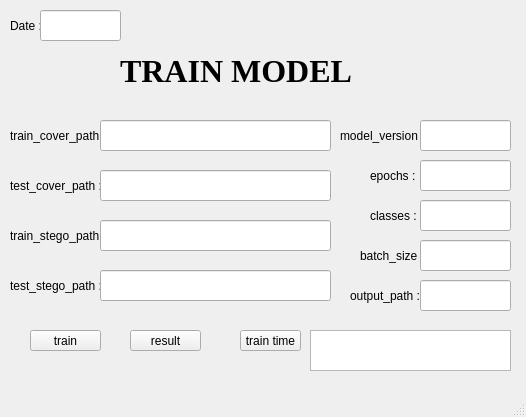
<?xml version="1.0" encoding="UTF-8"?>
<ui version="4.0">
 <class>MainWindow</class>
 <widget class="QMainWindow" name="MainWindow">
  <property name="geometry">
   <rect>
    <x>0</x>
    <y>0</y>
    <width>526</width>
    <height>417</height>
   </rect>
  </property>
  <property name="windowTitle">
   <string>MainWindow</string>
  </property>
  <widget class="QWidget" name="centralwidget">
   <widget class="QLabel" name="label">
    <property name="geometry">
     <rect>
      <x>120</x>
      <y>20</y>
      <width>241</width>
      <height>101</height>
     </rect>
    </property>
    <property name="font">
     <font>
      <family>Times New Roman</family>
      <pointsize>24</pointsize>
      <weight>75</weight>
      <bold>true</bold>
     </font>
    </property>
    <property name="text">
     <string>TRAIN MODEL</string>
    </property>
   </widget>
   <widget class="QLabel" name="label_3">
    <property name="geometry">
     <rect>
      <x>10</x>
      <y>120</y>
      <width>91</width>
      <height>31</height>
     </rect>
    </property>
    <property name="text">
     <string>train_cover_path :</string>
    </property>
   </widget>
   <widget class="QLabel" name="label_4">
    <property name="geometry">
     <rect>
      <x>10</x>
      <y>170</y>
      <width>91</width>
      <height>31</height>
     </rect>
    </property>
    <property name="text">
     <string>test_cover_path :</string>
    </property>
   </widget>
   <widget class="QLabel" name="label_5">
    <property name="geometry">
     <rect>
      <x>10</x>
      <y>220</y>
      <width>91</width>
      <height>31</height>
     </rect>
    </property>
    <property name="text">
     <string>train_stego_path :</string>
    </property>
   </widget>
   <widget class="QLabel" name="label_6">
    <property name="geometry">
     <rect>
      <x>10</x>
      <y>270</y>
      <width>91</width>
      <height>31</height>
     </rect>
    </property>
    <property name="text">
     <string>test_stego_path :</string>
    </property>
   </widget>
   <widget class="QLineEdit" name="ctrp">
    <property name="geometry">
     <rect>
      <x>100</x>
      <y>120</y>
      <width>231</width>
      <height>31</height>
     </rect>
    </property>
   </widget>
   <widget class="QLineEdit" name="ctep">
    <property name="geometry">
     <rect>
      <x>100</x>
      <y>170</y>
      <width>231</width>
      <height>31</height>
     </rect>
    </property>
   </widget>
   <widget class="QLineEdit" name="strp">
    <property name="geometry">
     <rect>
      <x>100</x>
      <y>220</y>
      <width>231</width>
      <height>31</height>
     </rect>
    </property>
   </widget>
   <widget class="QLineEdit" name="step">
    <property name="geometry">
     <rect>
      <x>100</x>
      <y>270</y>
      <width>231</width>
      <height>31</height>
     </rect>
    </property>
   </widget>
   <widget class="QLabel" name="label_7">
    <property name="geometry">
     <rect>
      <x>340</x>
      <y>120</y>
      <width>91</width>
      <height>31</height>
     </rect>
    </property>
    <property name="text">
     <string>model_version :</string>
    </property>
   </widget>
   <widget class="QLineEdit" name="model_version">
    <property name="geometry">
     <rect>
      <x>420</x>
      <y>120</y>
      <width>91</width>
      <height>31</height>
     </rect>
    </property>
   </widget>
   <widget class="QLabel" name="label_8">
    <property name="geometry">
     <rect>
      <x>370</x>
      <y>160</y>
      <width>91</width>
      <height>31</height>
     </rect>
    </property>
    <property name="text">
     <string>epochs :</string>
    </property>
   </widget>
   <widget class="QLineEdit" name="epochs">
    <property name="geometry">
     <rect>
      <x>420</x>
      <y>160</y>
      <width>91</width>
      <height>31</height>
     </rect>
    </property>
   </widget>
   <widget class="QLabel" name="label_9">
    <property name="geometry">
     <rect>
      <x>370</x>
      <y>200</y>
      <width>91</width>
      <height>31</height>
     </rect>
    </property>
    <property name="text">
     <string>classes :</string>
    </property>
   </widget>
   <widget class="QLineEdit" name="classes">
    <property name="geometry">
     <rect>
      <x>420</x>
      <y>200</y>
      <width>91</width>
      <height>31</height>
     </rect>
    </property>
   </widget>
   <widget class="QLabel" name="label_10">
    <property name="geometry">
     <rect>
      <x>360</x>
      <y>240</y>
      <width>91</width>
      <height>31</height>
     </rect>
    </property>
    <property name="text">
     <string>batch_size :</string>
    </property>
   </widget>
   <widget class="QLineEdit" name="batch_size">
    <property name="geometry">
     <rect>
      <x>420</x>
      <y>240</y>
      <width>91</width>
      <height>31</height>
     </rect>
    </property>
   </widget>
   <widget class="QLineEdit" name="output_path">
    <property name="geometry">
     <rect>
      <x>420</x>
      <y>280</y>
      <width>91</width>
      <height>31</height>
     </rect>
    </property>
   </widget>
   <widget class="QLabel" name="label_11">
    <property name="geometry">
     <rect>
      <x>350</x>
      <y>280</y>
      <width>91</width>
      <height>31</height>
     </rect>
    </property>
    <property name="text">
     <string>output_path :</string>
    </property>
   </widget>
   <widget class="QPushButton" name="write_text">
    <property name="geometry">
     <rect>
      <x>30</x>
      <y>330</y>
      <width>71</width>
      <height>21</height>
     </rect>
    </property>
    <property name="text">
     <string>train</string>
    </property>
   </widget>
   <widget class="QLabel" name="label_12">
    <property name="geometry">
     <rect>
      <x>10</x>
      <y>10</y>
      <width>91</width>
      <height>31</height>
     </rect>
    </property>
    <property name="text">
     <string>Date :</string>
    </property>
   </widget>
   <widget class="QLineEdit" name="date">
    <property name="geometry">
     <rect>
      <x>40</x>
      <y>10</y>
      <width>81</width>
      <height>31</height>
     </rect>
    </property>
   </widget>
   <widget class="QPushButton" name="show_result">
    <property name="geometry">
     <rect>
      <x>130</x>
      <y>330</y>
      <width>71</width>
      <height>21</height>
     </rect>
    </property>
    <property name="text">
     <string>result</string>
    </property>
   </widget>
   <widget class="QLabel" name="label_2">
    <property name="geometry">
     <rect>
      <x>420</x>
      <y>0</y>
      <width>101</width>
      <height>101</height>
     </rect>
    </property>
    <property name="styleSheet">
     <string notr="true">image: url(:/newPrefix/مالک.png);</string>
    </property>
    <property name="text">
     <string/>
    </property>
    <property name="pixmap">
     <pixmap>مالک.png</pixmap>
    </property>
    <property name="scaledContents">
     <bool>true</bool>
    </property>
   </widget>
   <widget class="QListWidget" name="train_time">
    <property name="geometry">
     <rect>
      <x>310</x>
      <y>330</y>
      <width>201</width>
      <height>41</height>
     </rect>
    </property>
   </widget>
   <widget class="QPushButton" name="show_train_time">
    <property name="geometry">
     <rect>
      <x>240</x>
      <y>330</y>
      <width>61</width>
      <height>21</height>
     </rect>
    </property>
    <property name="text">
     <string>train time</string>
    </property>
   </widget>
  </widget>
  <widget class="QMenuBar" name="menubar">
   <property name="geometry">
    <rect>
     <x>0</x>
     <y>0</y>
     <width>526</width>
     <height>21</height>
    </rect>
   </property>
  </widget>
  <widget class="QStatusBar" name="statusbar"/>
 </widget>
 <resources>
  <include location="test.qrc"/>
 </resources>
 <connections/>
</ui>
